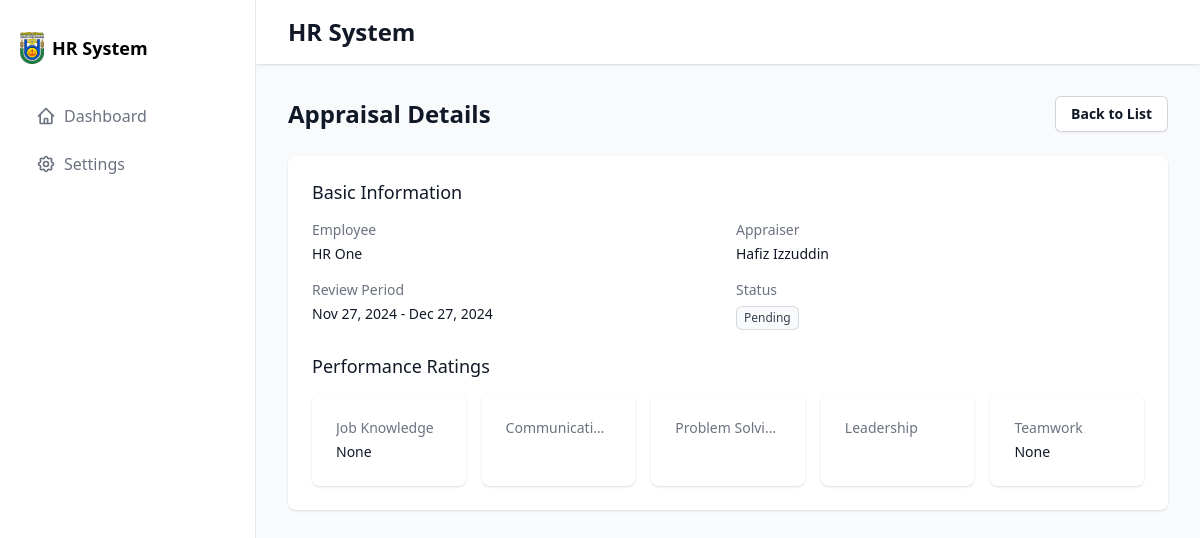
The page /appraisals/1/ on the database its author committed.
### appraisals/models.py (models this page shows, shortened)
class Appraisal(models.Model):
    STATUS_CHOICES = [
        ('pending', 'Pending'),
        ('in_progress', 'In Progress'),
        ('completed', 'Completed')
    ]
    employee = models.ForeignKey(
        Employee,
        on_delete=models.CASCADE,
        related_name='appraisals'
    )
    appraiser = models.ForeignKey(
        Employee,
        on_delete=models.CASCADE,
        related_name='conducted_appraisals',
        null=True,
        blank=True
    )
    date_created = models.DateTimeField(default=timezone.now)
    review_period_start = models.DateField()
    review_period_end = models.DateField()
    status = models.CharField(
        max_length=20,
        choices=STATUS_CHOICES,
        default='pending'
    )
    job_knowledge = models.IntegerField(choices=[(i, str(i)) for i in range(1, 6)], null=True, blank=True)
    work_quality = models.IntegerField(choices=[(i, str(i)) for i in range(1, 6)], null=True, blank=True)
    attendance = models.IntegerField(choices=[(i, str(i)) for i in range(1, 6)], null=True, blank=True)
    communication = models.IntegerField(choices=[(i, str(i)) for i in range(1, 6)], null=True, blank=True)
    teamwork = models.IntegerField(choices=[(i, str(i)) for i in range(1, 6)], null=True, blank=True)
    achievements = models.TextField(blank=True, default="")
    areas_for_improvement = models.TextField(blank=True, default="")
    comments = models.TextField(blank=True, default="")
    goals = models.TextField(blank=True, default="")
    class Meta:
        ordering = ['-date_created']
        permissions = [
            ("can_view_all_appraisals", "Can view all appraisals"),
            ("can_create_appraisal", "Can create appraisal"),
        ]

### employees/models.py (models this page shows, shortened)
class Employee(models.Model):
    GENDER_CHOICES = [
        ('M', 'Male'),
        ('F', 'Female'),
        ('O', 'Other'),
        ('N', 'Prefer not to say'),
    ]
    IC_COLOUR_CHOICES = [
        ('Y', 'Yellow'),
        ('P', 'Purple'),
        ('G', 'Green'),
        ('R', 'Red'),
    ]
    APPOINTMENT_TYPE_CHOICES = [
        ('Permanent', 'Permanent'),
        ('Contract', 'Contract'),
        ('Month-to-Month', 'Month-to-Month'),
        ('Daily Rated', 'Daily Rated'),
    ]
    gender = models.CharField(
        max_length=1,
        choices=GENDER_CHOICES,
        blank=True,
        null=True
    )
    employee_id = models.CharField(max_length=10, unique=True)
    user = models.OneToOneField(User, on_delete=models.CASCADE)
    first_name = models.CharField(max_length=100)
    last_name = models.CharField(max_length=100)
    email = models.EmailField(unique=True)
    phone_number = models.CharField(max_length=15)
    date_of_birth = models.DateField()
    hire_date = models.DateField()
    position = models.CharField(max_length=100)
    department = models.ForeignKey(Department, on_delete=models.SET_NULL, null=True)
    salary = models.DecimalField(max_digits=10, decimal_places=2)
    employee_status = models.CharField(max_length=50, choices=[('active', 'Active'), ('on_leave', 'On Leave'), ('inactive', 'Inactive')], default='active')
    roles = models.ManyToManyField('auth.Group', blank=True)
    address = models.TextField()
    profile_picture = models.ImageField(upload_to='employee_pics/', blank=True, null=True)
    ic_no = models.CharField(max_length=20, unique=True, verbose_name="IC Number", null=True, blank=True)
    ic_colour = models.CharField(max_length=1, choices=IC_COLOUR_CHOICES, verbose_name="IC Colour", null=True, blank=True)
    type_of_appointment = models.CharField(max_length=50, choices=APPOINTMENT_TYPE_CHOICES, verbose_name="Type of Appointment", null=True, blank=True)

### appraisals/views.py (the view)
# urls.py: path('<int:pk>/', views.AppraisalDetailView.as_view(), name='appraisal_detail'),
class AppraisalDetailView(DetailView):
    model = Appraisal
    template_name = 'appraisals/appraisal_detail.html'
    context_object_name = 'appraisal'

### appraisals/context_processors.py (called while the page is built)
def hr_context(request):
    return {
        'is_hr': request.user.groups.filter(name='HR').exists() if request.user.is_authenticated else False
    }

### appraisals/templates/appraisals/appraisal_detail.html (shortened to what this page needs)
{% extends "base.html" %}
{% block content %}
<div class="space-y-6">
    <div class="flex items-center justify-between">
        <h1 class="text-2xl font-bold text-gray-900">Appraisal Details</h1>
        <div class="flex space-x-4">
            <a href="{% url 'appraisals:appraisal_list' %}"
               class="rounded-md bg-white px-4 py-2 text-sm font-semibold text-gray-900 shadow-sm ring-1 ring-inset ring-gray-300 hover:bg-gray-50">
                Back to List
            </a>
        </div>
    </div>
    <div class="bg-white shadow sm:rounded-lg">
        <div class="px-4 py-5 sm:p-6">
            <div class="space-y-6">
                <div>
                    <h3 class="text-lg font-medium leading-6 text-gray-900">Basic Information</h3>
                    <dl class="mt-4 grid grid-cols-1 gap-4 sm:grid-cols-2">
                        <div>
                            <dt class="text-sm font-medium text-gray-500">Employee</dt>
                            <dd class="mt-1 text-sm text-gray-900">{{ appraisal.employee.first_name }} {{ appraisal.employee.last_name }}</dd>
                        </div>
                        <div>
                            <dt class="text-sm font-medium text-gray-500">Appraiser</dt>
                            <dd class="mt-1 text-sm text-gray-900">{{ appraisal.appraiser.first_name }} {{ appraisal.appraiser.last_name }}</dd>
                        </div>
                        <div>
                            <dt class="text-sm font-medium text-gray-500">Review Period</dt>
                            <dd class="mt-1 text-sm text-gray-900">
                                {{ appraisal.review_period_start|date:"M d, Y" }} - {{ appraisal.review_period_end|date:"M d, Y" }}
                            </dd>
                        </div>
                        <div>
                            <dt class="text-sm font-medium text-gray-500">Status</dt>
                            <dd class="mt-1">
                                <span class="inline-flex items-center rounded-md px-2 py-1 text-xs font-medium
                                    {% if appraisal.status == 'completed' %}
                                        bg-green-50 text-green-700 ring-1 ring-inset ring-green-600/20
                                    {% elif appraisal.status == 'in_progress' %}
                                        bg-yellow-50 text-yellow-700 ring-1 ring-inset ring-yellow-600/20
                                    {% else %}
                                        bg-gray-50 text-gray-700 ring-1 ring-inset ring-gray-600/20
                                    {% endif %}">
                                    {{ appraisal.get_status_display }}
                                </span>
                            </dd>
                        </div>
                    </dl>
                </div>
                <div>
                    <h3 class="text-lg font-medium leading-6 text-gray-900">Performance Ratings</h3>
                    <div class="mt-4 grid grid-cols-1 gap-4 sm:grid-cols-2 lg:grid-cols-5">
                        <div class="overflow-hidden rounded-lg bg-white px-4 py-5 shadow sm:p-6">
                            <dt class="truncate text-sm font-medium text-gray-500">Job Knowledge</dt>
                            <dd class="mt-1 text-sm text-gray-900">{{ appraisal.job_knowledge }}</dd>
                        </div>
                        <div class="overflow-hidden rounded-lg bg-white px-4 py-5 shadow sm:p-6">
                            <dt class="truncate text-sm font-medium text-gray-500">Communication Skills</dt>
                        </div>
                        <div class="overflow-hidden rounded-lg bg-white px-4 py-5 shadow sm:p-6">
                            <dt class="truncate text-sm font-medium text-gray-500">Problem Solving</dt>
                        </div>
                        <div class="overflow-hidden rounded-lg bg-white px-4 py-5 shadow sm:p-6">
                            <dt class="truncate text-sm font-medium text-gray-500">Leadership</dt>
                        </div>
                        <div class="overflow-hidden rounded-lg bg-white px-4 py-5 shadow sm:p-6">
                            <dt class="truncate text-sm font-medium text-gray-500">Teamwork</dt>
                            <dd class="mt-1 text-sm text-gray-900">{{ appraisal.teamwork }}</dd>
                        </div>
                    </div>
                </div>
            </div>
        </div>
    </div>
</div>
{% endblock %}

### rows shown on the page
Appraisal: employee.first_name "HR", employee.last_name "One", appraiser.first_name "Hafiz", appraiser.last_name "Izzuddin", review_period_start "Nov 27, 2024", review_period_end "Dec 27, 2024", status "Pending", job_knowledge "None", teamwork "None"
